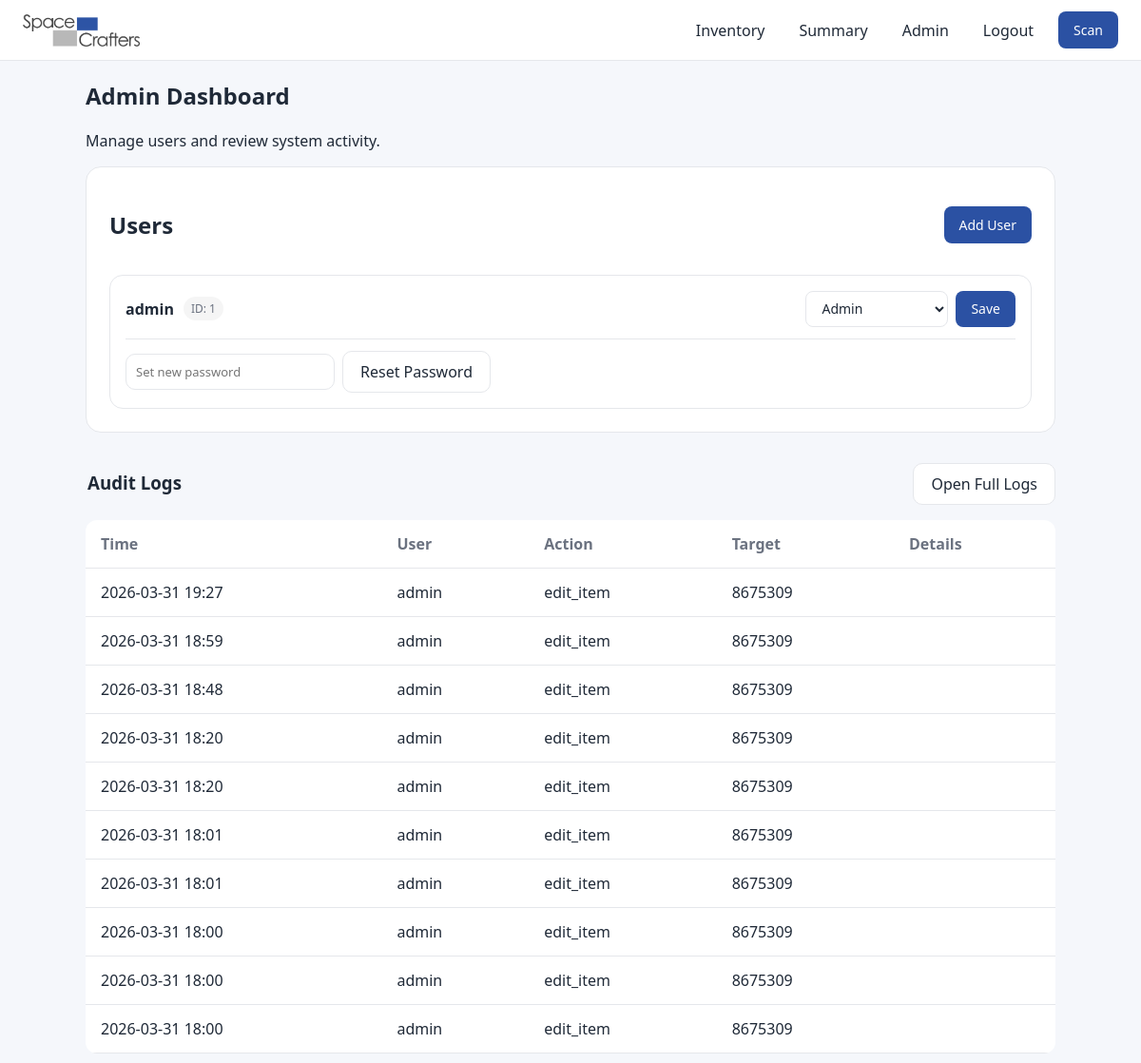
The page /admin (signed in) on the database as committed earlier.
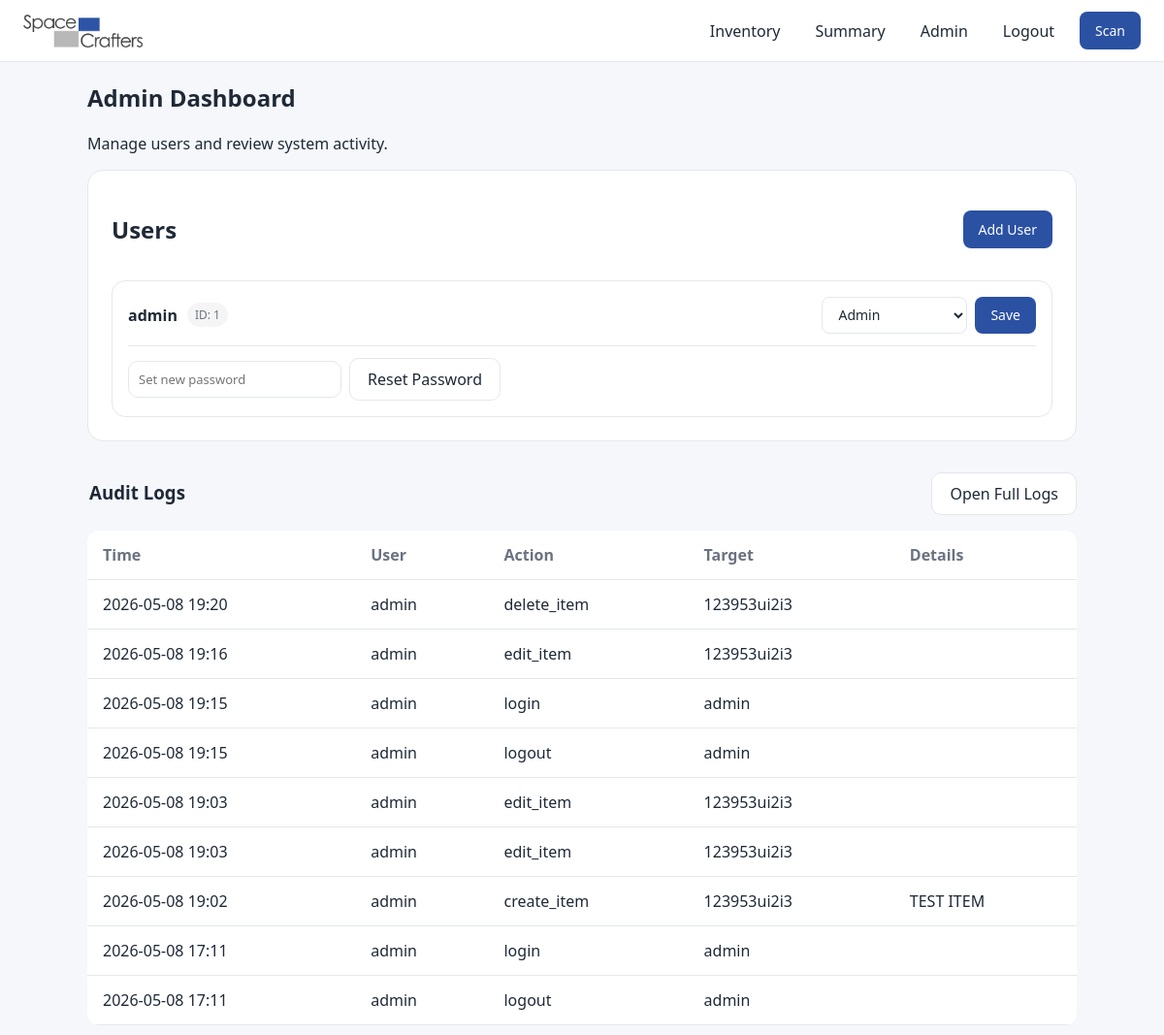
The same page on the database as committed later.
### models.py (models this page shows, shortened)
class User(UserMixin, db.Model):
    __tablename__ = "users"
    id = db.Column(db.Integer, primary_key=True)
    username = db.Column(db.String(100), unique=True, nullable=False)
    password_hash = db.Column(db.String(200), nullable=False)
    role = db.Column(db.String(20), default="viewer", nullable=False)
    audit_logs = db.relationship(
        "AuditLog",
        back_populates="actor",
        cascade="all, delete-orphan",
    )
    @property
    def is_active(self):
        return True
    @property
    def is_admin(self):
        return self.role == "admin"

class AuditLog(db.Model):
    __tablename__ = "audit_logs"
    id = db.Column(db.Integer, primary_key=True)
    actor_id = db.Column(
        db.Integer,
        db.ForeignKey("users.id"),
        nullable=True,
    )
    action = db.Column(db.String(200), nullable=False)
    target = db.Column(db.String(200))
    details = db.Column(db.Text)
    created_at = db.Column(
        db.DateTime,
        default=lambda: datetime.now(timezone.utc),
        index=True
    )
    actor = db.relationship("User", back_populates="audit_logs")

### app.py (the view)
@app.route("/admin")
@login_required
@admin_required
def admin():
    users = User.query.all()
    logs = AuditLog.query.order_by(AuditLog.id.desc()).limit(10).all()
    return render_template(
        "admin.html",
        users=users,
        logs=logs
    )

### app.py (called while the page is built)
@login_manager.user_loader
def load_user(user_id):
    return db.session.get(User, int(user_id))

def admin_required(view):
    @wraps(view)
    def wrapped(*args, **kwargs):
        if not current_user.is_authenticated or not current_user.is_admin:
            abort(403)
        return view(*args, **kwargs)
    return wrapped

### templates/admin.html (shortened to what this page needs)
{% extends "base.html" %}
{% block content %}
<div class="page">
  <h2>Admin Dashboard</h2>
  <p class="muted-text">Manage users and review system activity.</p>
  <div class="card">
    <div class="table-section-header">
      <h2>Users</h2>
      <a class="primary-btn" href="{{ url_for('add_user') }}">Add User</a>
    </div>
    <div class="user-admin-list">
      {% for user in users %}
      <div class="user-admin-row">
        <div class="user-admin-top">
          <div class="user-admin-info">
            <h3>{{ user.username }}</h3>
            <span class="user-admin-id">ID: {{ user.id }}</span>
          </div>
          <div class="user-admin-main-actions">
            <form method="POST" action="{{ url_for('edit_user', user_id=user.id) }}" class="role-form">
              <div class="role-actions">
                <select name="role">
                  <option value="admin" {% if user.role == "admin" %}selected{% endif %}>Admin</option>
                </select>
                <button type="submit" class="primary-btn">Save</button>
              </div>
            </form>
          </div>
        </div>
        <div class="user-admin-bottom">
          <form method="POST"
                action="{{ url_for('reset_user_password', user_id=user.id) }}"
                class="reset-password-form"
                onsubmit="return confirm('Reset password for {{ user.username }}?')">
            <input
              type="password"
              name="new_password"
              placeholder="Set new password"
              required
              minlength="8"
              autocomplete="new-password"
            >
            <button type="submit" class="secondary-btn">Reset Password</button>
          </form>
        </div>
      </div>
      {% endfor %}
    </div>
  </div>
<div class="table-section-header">
  <h3>Audit Logs</h3>
  <a href="{{ url_for('view_audit_logs') }}" class="secondary-btn">
    Open Full Logs
  </a>
</div>
{% if logs %}
  <div class="table-scroll">
    <table class="summary-table">
      <thead>
        <tr>
          <th>Time</th>
          <th>User</th>
          <th>Action</th>
          <th>Target</th>
          <th>Details</th>
        </tr>
      </thead>
      <tbody>
        {% for log in logs[:10] %}
        <tr>
          <td>{{ log.created_at.strftime("%Y-%m-%d %H:%M") if log.created_at else "" }}</td>
          <td>{{ log.actor.username if log.actor else "System" }}</td>
          <td>{{ log.action }}</td>
          <td>{{ log.target or "" }}</td>
          <td>{{ log.details or "" }}</td>
        </tr>
        {% endfor %}
      </tbody>
    </table>
  </div>
{% else %}
  <p class="muted-text">No activity yet.</p>
{% endif %}
</div>
{% endblock %}

Rows that differ between the two databases and show on the page:
removed AuditLog: created_at "2026-03-31 19:27", actor "admin", action "edit_item", target "8675309"
removed AuditLog: created_at "2026-03-31 18:59", actor "admin", action "edit_item", target "8675309"
removed AuditLog: created_at "2026-03-31 18:48", actor "admin", action "edit_item", target "8675309"
removed AuditLog: created_at "2026-03-31 18:20", actor "admin", action "edit_item", target "8675309"
removed AuditLog: created_at "2026-03-31 18:20", actor "admin", action "edit_item", target "8675309"
removed AuditLog: created_at "2026-03-31 18:01", actor "admin", action "edit_item", target "8675309"
removed AuditLog: created_at "2026-03-31 18:01", actor "admin", action "edit_item", target "8675309"
removed AuditLog: created_at "2026-03-31 18:00", actor "admin", action "edit_item", target "8675309"
removed AuditLog: created_at "2026-03-31 18:00", actor "admin", action "edit_item", target "8675309"
removed AuditLog: created_at "2026-03-31 18:00", actor "admin", action "edit_item", target "8675309"
now on this page (row edited): AuditLog: created_at "2026-05-08 19:20", actor "admin", action "delete_item", target "123953ui2i3"
now on this page (row edited): AuditLog: created_at "2026-05-08 19:16", actor "admin", action "edit_item", target "123953ui2i3"
now on this page (row edited): AuditLog: created_at "2026-05-08 19:15", actor "admin", action "login", target "admin"
now on this page (row edited): AuditLog: created_at "2026-05-08 19:15", actor "admin", action "logout", target "admin"
now on this page (row edited): AuditLog: created_at "2026-05-08 19:03", actor "admin", action "edit_item", target "123953ui2i3"
now on this page (row edited): AuditLog: created_at "2026-05-08 19:03", actor "admin", action "edit_item", target "123953ui2i3"
now on this page (row edited): AuditLog: created_at "2026-05-08 19:02", actor "admin", action "create_item", target "123953ui2i3", details "TEST ITEM"
now on this page (row edited): AuditLog: created_at "2026-05-08 17:11", actor "admin", action "login", target "admin"
now on this page (row edited): AuditLog: created_at "2026-05-08 17:11", actor "admin", action "logout", target "admin"
